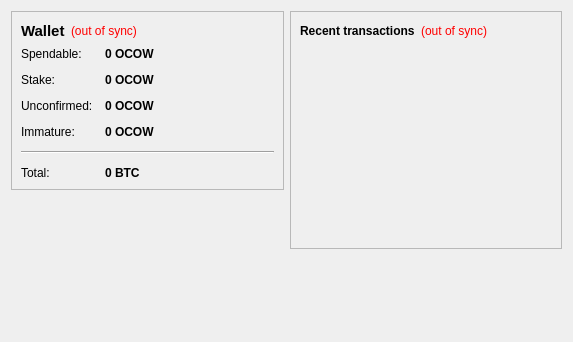
<?xml version="1.0" encoding="UTF-8"?>
<ui version="4.0">
 <class>OverviewPage</class>
 <widget class="QWidget" name="OverviewPage">
  <property name="geometry">
   <rect>
    <x>0</x>
    <y>0</y>
    <width>573</width>
    <height>342</height>
   </rect>
  </property>
  <property name="windowTitle">
   <string>Form</string>
  </property>
  <layout class="QHBoxLayout" name="horizontalLayout" stretch="1,1">
   <item>
    <layout class="QVBoxLayout" name="verticalLayout_2">
     <item>
      <widget class="QFrame" name="frame">
       <property name="frameShape">
        <enum>QFrame::StyledPanel</enum>
       </property>
       <property name="frameShadow">
        <enum>QFrame::Raised</enum>
       </property>
       <layout class="QVBoxLayout" name="verticalLayout_4">
        <item>
         <layout class="QHBoxLayout" name="horizontalLayout_4">
          <item>
           <widget class="QLabel" name="label_5">
            <property name="font">
             <font>
              <pointsize>11</pointsize>
              <weight>75</weight>
              <bold>true</bold>
             </font>
            </property>
            <property name="text">
             <string>Wallet</string>
            </property>
           </widget>
          </item>
          <item>
           <widget class="QLabel" name="labelWalletStatus">
            <property name="toolTip">
             <string>The displayed information may be out of date. Your wallet automatically synchronizes with the OCOW network after a connection is established, but this process has not completed yet.</string>
            </property>
            <property name="styleSheet">
             <string notr="true">QLabel { color: red; }</string>
            </property>
            <property name="text">
             <string notr="true">(out of sync)</string>
            </property>
            <property name="alignment">
             <set>Qt::AlignLeading|Qt::AlignLeft|Qt::AlignVCenter</set>
            </property>
           </widget>
          </item>
          <item>
           <spacer name="horizontalSpacer_2">
            <property name="orientation">
             <enum>Qt::Horizontal</enum>
            </property>
            <property name="sizeHint" stdset="0">
             <size>
              <width>40</width>
              <height>20</height>
             </size>
            </property>
           </spacer>
          </item>
         </layout>
        </item>
        <item>
         <layout class="QFormLayout" name="formLayout_2">
          <property name="fieldGrowthPolicy">
           <enum>QFormLayout::AllNonFixedFieldsGrow</enum>
          </property>
          <property name="horizontalSpacing">
           <number>12</number>
          </property>
          <property name="verticalSpacing">
           <number>12</number>
          </property>
          <item row="0" column="0">
           <widget class="QLabel" name="label">
            <property name="text">
             <string>Spendable:</string>
            </property>
           </widget>
          </item>
          <item row="0" column="1">
           <widget class="QLabel" name="labelBalance">
            <property name="font">
             <font>
              <weight>75</weight>
              <bold>true</bold>
             </font>
            </property>
            <property name="cursor">
             <cursorShape>IBeamCursor</cursorShape>
            </property>
            <property name="toolTip">
             <string>Your current spendable balance</string>
            </property>
            <property name="text">
             <string notr="true">0 OCOW</string>
            </property>
            <property name="textInteractionFlags">
             <set>Qt::LinksAccessibleByMouse|Qt::TextSelectableByKeyboard|Qt::TextSelectableByMouse</set>
            </property>
           </widget>
          </item>
          <item row="1" column="0">
           <widget class="QLabel" name="label_6">
            <property name="text">
             <string>Stake:</string>
            </property>
           </widget>
          </item>
          <item row="1" column="1">
           <widget class="QLabel" name="labelStake">
            <property name="font">
             <font>
              <weight>75</weight>
              <bold>true</bold>
             </font>
            </property>
            <property name="cursor">
             <cursorShape>IBeamCursor</cursorShape>
            </property>
            <property name="toolTip">
             <string>Total of coins that was staked, and do not yet count toward the current balance</string>
            </property>
            <property name="text">
             <string notr="true">0 OCOW</string>
            </property>
            <property name="textInteractionFlags">
             <set>Qt::LinksAccessibleByMouse|Qt::TextSelectableByKeyboard|Qt::TextSelectableByMouse</set>
            </property>
           </widget>
          </item>
          <item row="2" column="0">
           <widget class="QLabel" name="label_3">
            <property name="text">
             <string>Unconfirmed:</string>
            </property>
           </widget>
          </item>
          <item row="2" column="1">
           <widget class="QLabel" name="labelUnconfirmed">
            <property name="font">
             <font>
              <weight>75</weight>
              <bold>true</bold>
             </font>
            </property>
            <property name="cursor">
             <cursorShape>IBeamCursor</cursorShape>
            </property>
            <property name="toolTip">
             <string>Total of transactions that have yet to be confirmed, and do not yet count toward the current balance</string>
            </property>
            <property name="text">
             <string notr="true">0 OCOW</string>
            </property>
            <property name="textInteractionFlags">
             <set>Qt::LinksAccessibleByMouse|Qt::TextSelectableByKeyboard|Qt::TextSelectableByMouse</set>
            </property>
           </widget>
          </item>
          <item row="3" column="0">
           <widget class="QLabel" name="labelImmatureText">
            <property name="text">
             <string>Immature:</string>
            </property>
           </widget>
          </item>
          <item row="3" column="1">
           <widget class="QLabel" name="labelImmature">
            <property name="font">
             <font>
              <weight>75</weight>
              <bold>true</bold>
             </font>
            </property>
            <property name="toolTip">
             <string>Mined balance that has not yet matured</string>
            </property>
            <property name="text">
             <string notr="true">0 OCOW</string>
            </property>
            <property name="textInteractionFlags">
             <set>Qt::LinksAccessibleByMouse|Qt::TextSelectableByKeyboard|Qt::TextSelectableByMouse</set>
            </property>
           </widget>
          </item>
          <item row="4" column="0" colspan="2">
           <widget class="Line" name="line">
            <property name="orientation">
             <enum>Qt::Horizontal</enum>
            </property>
           </widget>
          </item>
          <item row="5" column="0">
           <widget class="QLabel" name="labelTotalText">
            <property name="text">
             <string>Total:</string>
            </property>
           </widget>
          </item>
          <item row="5" column="1">
           <widget class="QLabel" name="labelTotal">
            <property name="font">
             <font>
              <weight>75</weight>
              <bold>true</bold>
             </font>
            </property>
            <property name="cursor">
             <cursorShape>IBeamCursor</cursorShape>
            </property>
            <property name="toolTip">
             <string>Your current total balance</string>
            </property>
            <property name="text">
             <string notr="true">0 BTC</string>
            </property>
            <property name="textInteractionFlags">
             <set>Qt::LinksAccessibleByMouse|Qt::TextSelectableByKeyboard|Qt::TextSelectableByMouse</set>
            </property>
           </widget>
          </item>
         </layout>
        </item>
       </layout>
      </widget>
     </item>
     <item>
      <spacer name="verticalSpacer">
       <property name="orientation">
        <enum>Qt::Vertical</enum>
       </property>
       <property name="sizeHint" stdset="0">
        <size>
         <width>20</width>
         <height>40</height>
        </size>
       </property>
      </spacer>
     </item>
    </layout>
   </item>
   <item>
    <layout class="QVBoxLayout" name="verticalLayout_3">
     <item>
      <widget class="QFrame" name="frame_2">
       <property name="frameShape">
        <enum>QFrame::StyledPanel</enum>
       </property>
       <property name="frameShadow">
        <enum>QFrame::Raised</enum>
       </property>
       <layout class="QVBoxLayout" name="verticalLayout">
        <item>
         <layout class="QHBoxLayout" name="horizontalLayout_2">
          <item>
           <widget class="QLabel" name="label_4">
            <property name="text">
             <string>&lt;b&gt;Recent transactions&lt;/b&gt;</string>
            </property>
           </widget>
          </item>
          <item>
           <widget class="QLabel" name="labelTransactionsStatus">
            <property name="toolTip">
             <string>The displayed information may be out of date. Your wallet automatically synchronizes with the OCOW network after a connection is established, but this process has not completed yet.</string>
            </property>
            <property name="styleSheet">
             <string notr="true">QLabel { color: red; }</string>
            </property>
            <property name="text">
             <string notr="true">(out of sync)</string>
            </property>
            <property name="alignment">
             <set>Qt::AlignRight|Qt::AlignTrailing|Qt::AlignVCenter</set>
            </property>
           </widget>
          </item>
          <item>
           <spacer name="horizontalSpacer">
            <property name="orientation">
             <enum>Qt::Horizontal</enum>
            </property>
            <property name="sizeHint" stdset="0">
             <size>
              <width>40</width>
              <height>20</height>
             </size>
            </property>
           </spacer>
          </item>
         </layout>
        </item>
        <item>
         <widget class="QListView" name="listTransactions">
          <property name="styleSheet">
           <string notr="true">QListView { background: transparent; }</string>
          </property>
          <property name="frameShape">
           <enum>QFrame::NoFrame</enum>
          </property>
          <property name="verticalScrollBarPolicy">
           <enum>Qt::ScrollBarAlwaysOff</enum>
          </property>
          <property name="horizontalScrollBarPolicy">
           <enum>Qt::ScrollBarAlwaysOff</enum>
          </property>
          <property name="selectionMode">
           <enum>QAbstractItemView::NoSelection</enum>
          </property>
         </widget>
        </item>
       </layout>
      </widget>
     </item>
     <item>
      <spacer name="verticalSpacer_2">
       <property name="orientation">
        <enum>Qt::Vertical</enum>
       </property>
       <property name="sizeHint" stdset="0">
        <size>
         <width>20</width>
         <height>40</height>
        </size>
       </property>
      </spacer>
     </item>
    </layout>
   </item>
  </layout>
 </widget>
 <resources/>
 <connections/>
</ui>
